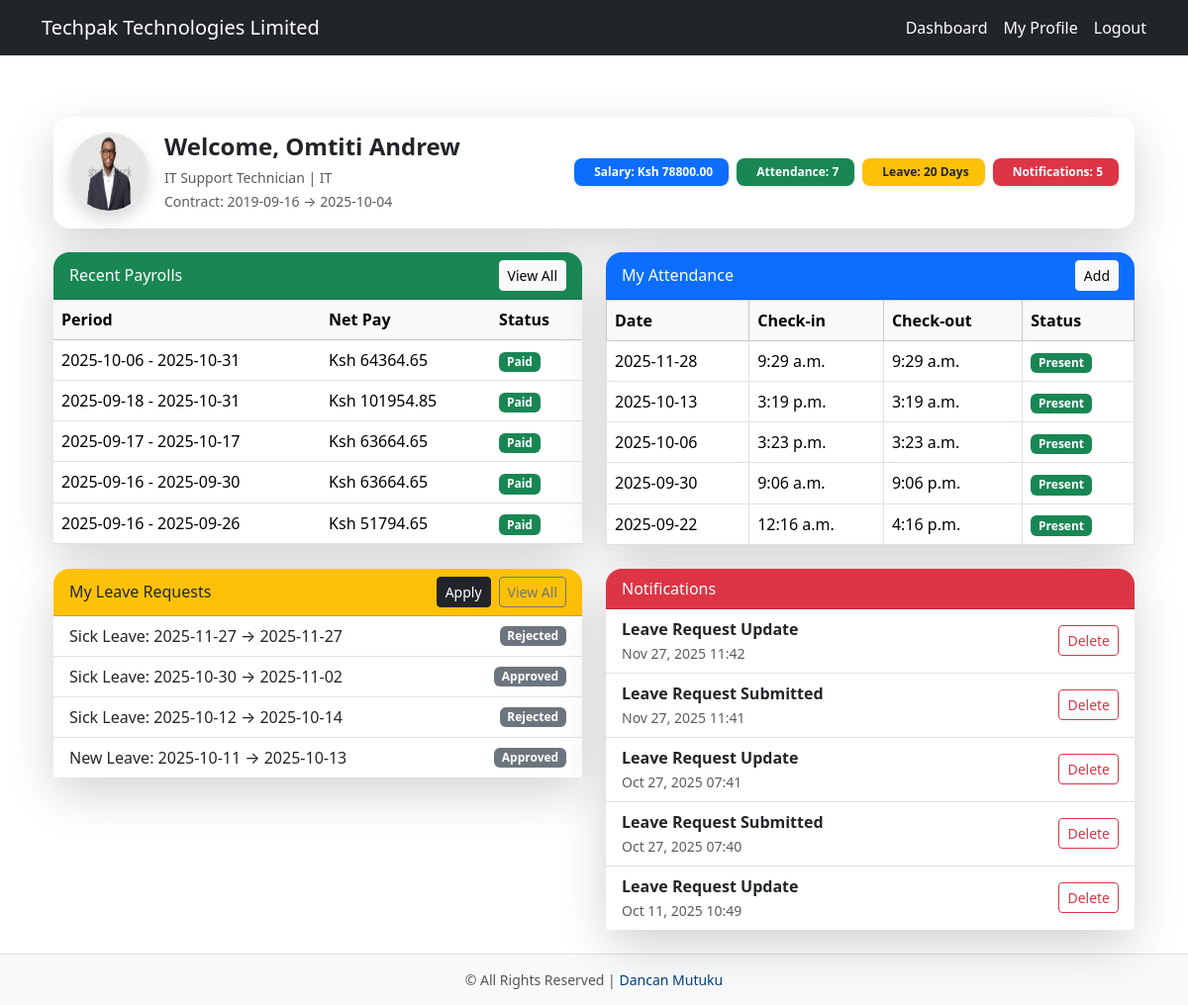
Screenshot of /employee/ (signed in) with the database file from the repository.
### core/models.py (models this page shows, shortened)
class Employee(models.Model):
    user = models.OneToOneField(User, on_delete=models.CASCADE, related_name='employee_profile')
    employee_id = models.CharField(max_length=20, unique=True, blank=True, null=True)
    contact = models.CharField(max_length=20, blank=True)
    dob = models.DateField(null=True, blank=True)
    gender = models.CharField(max_length=1, choices=GENDER_CHOICES, blank=True)
    address = models.TextField(blank=True)
    job_title = models.CharField(max_length=100, blank=True)
    department = models.ForeignKey(Department, on_delete=models.SET_NULL, null=True, blank=True)
    salary = models.DecimalField(
        max_digits=10, decimal_places=2, default=0, validators=[MinValueValidator(0)]
    )
    hire_date = models.DateField(null=True, blank=True)
    is_active_employee = models.BooleanField(default=True)
    profile_picture = models.ImageField(upload_to="profiles/", blank=True, null=True)
    emergency_contact_name = models.CharField(max_length=100, blank=True, null=True)
    emergency_contact_phone = models.CharField(max_length=20, blank=True, null=True)
    annual_leave_balance = models.IntegerField(default=20)
    sick_leave_balance = models.IntegerField(default=10)
    contract_start = models.DateField(null=True, blank=True)
    contract_end = models.DateField(null=True, blank=True)

class Department(models.Model):
    name = models.CharField(max_length=100)
    description = models.TextField(blank=True)
    def __str__(self):
        return self.name

class Payroll(models.Model):
    STATUS_PENDING = 'Pending'
    STATUS_PAID = 'Paid'
    STATUS_CHOICES = [
        (STATUS_PENDING, 'Pending'),
        (STATUS_PAID, 'Paid'),
    ]
    employee = models.ForeignKey(Employee, on_delete=models.CASCADE, related_name='payrolls')
    period_start = models.DateField()
    period_end = models.DateField()
    basic_salary = models.DecimalField(max_digits=10, decimal_places=2)
    allowances = models.DecimalField(max_digits=10, decimal_places=2, default=0)
    gross_salary = models.DecimalField(max_digits=10, decimal_places=2, editable=False)
    paye = models.DecimalField(max_digits=10, decimal_places=2, editable=False, default=0)
    sha = models.DecimalField(max_digits=10, decimal_places=2, editable=False, default=0)
    nssf = models.DecimalField(max_digits=10, decimal_places=2, editable=False, default=0)
    net_pay = models.DecimalField(max_digits=10, decimal_places=2, editable=False)
    status = models.CharField(max_length=10, choices=STATUS_CHOICES, default=STATUS_PENDING)

class Attendance(models.Model):
    employee = models.ForeignKey(Employee, on_delete=models.CASCADE, related_name='attendance')
    date = models.DateField(auto_now_add=True)
    check_in = models.TimeField(null=True, blank=True)
    check_out = models.TimeField(null=True, blank=True)
    STATUS_CHOICES = [('Present', 'Present'), ('Absent', 'Absent'), ('Leave', 'Leave')]
    status = models.CharField(max_length=10, choices=STATUS_CHOICES, default='Present')

class LeaveRequest(models.Model):
    employee = models.ForeignKey(Employee, on_delete=models.CASCADE, related_name='leaves')
    leave_type = models.CharField(max_length=50)
    start_date = models.DateField()
    end_date = models.DateField()
    reason = models.TextField(blank=True)
    status = models.CharField(max_length=1, choices=LEAVE_STATUS, default='P')
    requested_at = models.DateTimeField(auto_now_add=True)
    processed_by = models.ForeignKey(User, null=True, blank=True, on_delete=models.SET_NULL, related_name='+')
    processed_at = models.DateTimeField(null=True, blank=True)

class Notification(models.Model):
    user = models.ForeignKey(User, on_delete=models.CASCADE, related_name='notifications')
    title = models.CharField(max_length=200)
    message = models.TextField()
    created_at = models.DateTimeField(auto_now_add=True)
    read = models.BooleanField(default=False)

### core/views.py (the view)
# urls.py: path("", views.employee_dashboard, name="home"),
@login_required
def employee_dashboard(request):
    try:
        employee = get_object_or_404(Employee, user=request.user)
        payrolls = Payroll.objects.filter(employee=employee).order_by('-period_start')[:5]
        attendance_records = employee.attendance.order_by('-date')[:5] if hasattr(employee, 'attendance') else []
        leaves = employee.leaves.order_by('-start_date')[:5] if hasattr(employee, 'leaves') else []
        notifications = employee.user.notifications.order_by('-created_at')[:5] if hasattr(employee.user, 'notifications') else []
        total_present = employee.attendance.filter(status='Present').count() if hasattr(employee, 'attendance') else 0
        context = {
            "employee": employee,
            "payrolls": payrolls,
            "attendance_records": attendance_records,
            "leaves": leaves,
            "notifications": notifications,
            "total_present": total_present,
        }
        return render(request, "core/employee_dashboard.html", context)
    except Employee.DoesNotExist:
        logger.error(f"No Employee profile found for user {request.user.username}")
        messages.error(request, "Employee profile not found. Contact admin.")
        return redirect('login')
    except Exception as e:
        logger.exception(f"Error in employee_dashboard for user {request.user.username}: {e}")
        messages.error(request, "An unexpected error occurred. Try again later.")
        return redirect('login')

### core/templates/core/employee_dashboard.html (shortened to what this page needs)
{% extends "base.html" %}
{% block content %}
<div class="container mt-5">
  <div class="card shadow-lg border-0 rounded-4 mb-4">
    <div class="card-body d-flex flex-column flex-md-row align-items-center gap-3 justify-content-between">
      <div class="d-flex align-items-center gap-3">
        {% if employee.profile_picture %}
          <img src="{{ employee.profile_picture.url }}" class="rounded-circle shadow border" width="80" height="80" alt="Profile Picture">
        {% else %}
          <img src="https://via.placeholder.com/80" class="rounded-circle shadow border" alt="Default Profile">
        {% endif %}
        <div>
          <h4 class="mb-1 fw-bold">Welcome, {{ employee.user.get_full_name|default:employee.user.username }}</h4>
          <small class="text-muted">{{ employee.job_title }} | {{ employee.department }}</small><br>
          <small class="text-muted">Contract: {{ employee.hire_date|date:"Y-m-d" }} → {{ employee.contract_end|date:"Y-m-d" }}</small>
        </div>
      </div>
      <div class="d-flex flex-wrap gap-2 mt-3 mt-md-0">
        <div class="badge bg-primary py-2 px-3 rounded-3 shadow-sm">
           Salary: <strong>Ksh {{ employee.salary }}</strong>
        </div>
        <div class="badge bg-success py-2 px-3 rounded-3 shadow-sm">
           Attendance: <strong>{{ total_present }}</strong>
        </div>
        <div class="badge bg-warning text-dark py-2 px-3 rounded-3 shadow-sm">
           Leave: <strong>{{ employee.annual_leave_balance }} Days</strong>
        </div>
        <div class="badge bg-danger py-2 px-3 rounded-3 shadow-sm">
           Notifications: <strong>{{ notifications|length }}</strong>
        </div>
      </div>
    </div>
  </div>
  <div class="row g-4">
    <div class="col-12 col-lg-6">
      <div class="card shadow-lg border-0 rounded-4">
        <div class="card-header bg-success text-white d-flex justify-content-between align-items-center rounded-top-4">
          <span> Recent Payrolls</span>
          <a href="{% url 'employee_payroll' %}" class="btn btn-light btn-sm">View All</a>
        </div>
        <div class="card-body p-0">
          {% if payrolls %}
          <div class="table-responsive">
            <table class="table table-hover mb-0 align-middle">
              <thead class="table-light">
                <tr>
                  <th>Period</th>
                  <th>Net Pay</th>
                  <th>Status</th>
                </tr>
              </thead>
              <tbody>
                {% for p in payrolls %}
                <tr>
                  <td>{{ p.period_start|date:"Y-m-d" }} - {{ p.period_end|date:"Y-m-d" }}</td>
                  <td>Ksh {{ p.net_pay }}</td>
                  <td>
                    <span class="badge
                      {% if p.status|lower == 'paid' %}bg-success
                      {% elif p.status|lower == 'pending' %}bg-warning text-dark
                      {% else %}bg-secondary{% endif %}">
                      {{ p.status|capfirst }}
                    </span>
                  </td>
                </tr>
                {% endfor %}
              </tbody>
            </table>
          </div>
          {% else %}
          <p class="text-muted p-3 mb-0">No payroll records yet.</p>
          {% endif %}
        </div>
      </div>
    </div>
    <div class="col-12 col-lg-6">
      <div class="card shadow-lg border-0 rounded-4">
        <div class="card-header bg-primary text-white d-flex justify-content-between align-items-center rounded-top-4">
          <span> My Attendance</span>
          <a href="{% url 'add_attendance' %}" class="btn btn-light btn-sm"> Add</a>
        </div>
        <div class="card-body p-0">
          {% if attendance_records %}
          <div class="table-responsive">
            <table class="table table-bordered mb-0 align-middle">
              <thead class="table-light">
                <tr>
                  <th>Date</th>
                  <th>Check-in</th>
                  <th>Check-out</th>
                  <th>Status</th>
                </tr>
              </thead>
              <tbody>
                {% for record in attendance_records %}
                <tr>
                  <td>{{ record.date|date:"Y-m-d" }}</td>
                  <td>{{ record.check_in|default:"--" }}</td>
                  <td>{{ record.check_out|default:"--" }}</td>
                  <td>
                    <span class="badge
                      {% if record.status == 'Present' %}bg-success
                      {% elif record.status == 'Absent' %}bg-danger
                      {% elif record.status == 'Leave' %}bg-warning text-dark
                      {% else %}bg-secondary{% endif %}">
                      {{ record.status }}
                    </span>
                  </td>
                </tr>
                {% endfor %}
              </tbody>
            </table>
          </div>
          {% else %}
          <p class="text-muted p-3 mb-0">No attendance records found.</p>
          {% endif %}
        </div>
      </div>
    </div>
    <div class="col-12 col-lg-6">
      <div class="card shadow-lg border-0 rounded-4">
        <div class="card-header bg-warning d-flex justify-content-between align-items-center rounded-top-4">
          <span> My Leave Requests</span>
          <div class="d-flex gap-2 flex-wrap">
            <a href="{% url 'leave_request_create' %}" class="btn btn-dark btn-sm">Apply</a>
            <a href="{% url 'leave_list' %}" class="btn btn-outline-secondary btn-sm">View All</a>
          </div>
        </div>
        <div class="card-body p-0">
          {% if leaves %}
          <ul class="list-group list-group-flush mb-0">
            {% for leave in leaves %}
            <li class="list-group-item d-flex justify-content-between align-items-center">
              <span>{{ leave.leave_type }}: {{ leave.start_date|date:"Y-m-d" }} → {{ leave.end_date|date:"Y-m-d" }}</span>
              <span class="badge
                {% if leave.status == 'pending' %}bg-warning text-dark
                {% elif leave.status == 'approved' %}bg-success
                {% elif leave.status == 'declined' %}bg-danger
                {% else %}bg-secondary{% endif %}">
                {{ leave.get_status_display }}
              </span>
            </li>
            {% endfor %}
          </ul>
          {% else %}
          <p class="text-muted p-3 mb-0">No leave requests yet.</p>
          {% endif %}
        </div>
      </div>
    </div>
    <div class="col-12 col-lg-6">
      <div class="card shadow-lg border-0 rounded-4">
        <div class="card-header bg-danger text-white rounded-top-4">
           Notifications
        </div>
        <div class="card-body p-0">
          {% if notifications %}
          <ul class="list-group list-group-flush mb-0">
            {% for n in notifications %}
            <li class="list-group-item d-flex justify-content-between align-items-center">
              <div>
                <strong>{{ n.title }}</strong><br>
                <small class="text-muted">{{ n.created_at|date:"M d, Y H:i" }}</small>
              </div>
              <a href="{% url 'delete_notification' n.pk %}"
                 class="btn btn-sm btn-outline-danger"
                 onclick="return confirm('Are you sure you want to delete this notification?');">
                 Delete
              </a>
            </li>
            {% endfor %}
          </ul>
          {% else %}
          <p class="text-muted p-3 mb-0">No notifications yet.</p>
          {% endif %}
        </div>
      </div>
    </div>
  </div>
</div>
{% endblock %}

### core/templates/base.html (style rules this page uses)
body { padding-top: 70px; }

### rows the page displays
Employee: profile_picture (picture), user.get_full_name "Omtiti Andrew", job_title "IT Support Technician", department "IT", hire_date "2019-09-16", contract_end "2025-10-04", salary "78800.00", annual_leave_balance "20"
Payroll: period_start "2025-10-06", period_end "2025-10-31", net_pay "64364.65", status "Paid"
Payroll: period_start "2025-09-18", period_end "2025-10-31", net_pay "101954.85", status "Paid"
Payroll: period_start "2025-09-17", period_end "2025-10-17", net_pay "63664.65", status "Paid"
Payroll: period_start "2025-09-16", period_end "2025-09-30", net_pay "63664.65", status "Paid"
Payroll: period_start "2025-09-16", period_end "2025-09-26", net_pay "51794.65", status "Paid"
Attendance: date "2025-11-28", check_in "9:29 a.m.", check_out "9:29 a.m.", status "Present"
Attendance: date "2025-10-13", check_in "3:19 p.m.", check_out "3:19 a.m.", status "Present"
Attendance: date "2025-10-06", check_in "3:23 p.m.", check_out "3:23 a.m.", status "Present"
Attendance: date "2025-09-30", check_in "9:06 a.m.", check_out "9:06 p.m.", status "Present"
Attendance: date "2025-09-22", check_in "12:16 a.m.", check_out "4:16 p.m.", status "Present"
LeaveRequest: leave_type "Sick Leave", start_date "2025-11-27", end_date "2025-11-27", status "Rejected"
LeaveRequest: leave_type "Sick Leave", start_date "2025-10-30", end_date "2025-11-02", status "Approved"
LeaveRequest: leave_type "Sick Leave", start_date "2025-10-12", end_date "2025-10-14", status "Rejected"
LeaveRequest: leave_type "New Leave", start_date "2025-10-11", end_date "2025-10-13", status "Approved"
Notification: title "Leave Request Update", created_at "Nov 27, 2025 11:42"
Notification: title "Leave Request Submitted", created_at "Nov 27, 2025 11:41"
Notification: title "Leave Request Update", created_at "Oct 27, 2025 07:41"
Notification: title "Leave Request Submitted", created_at "Oct 27, 2025 07:40"
Notification: title "Leave Request Update", created_at "Oct 11, 2025 10:49"

### other values shown
{{ total_present }} "7"
{{ notifications|length }} "5"
